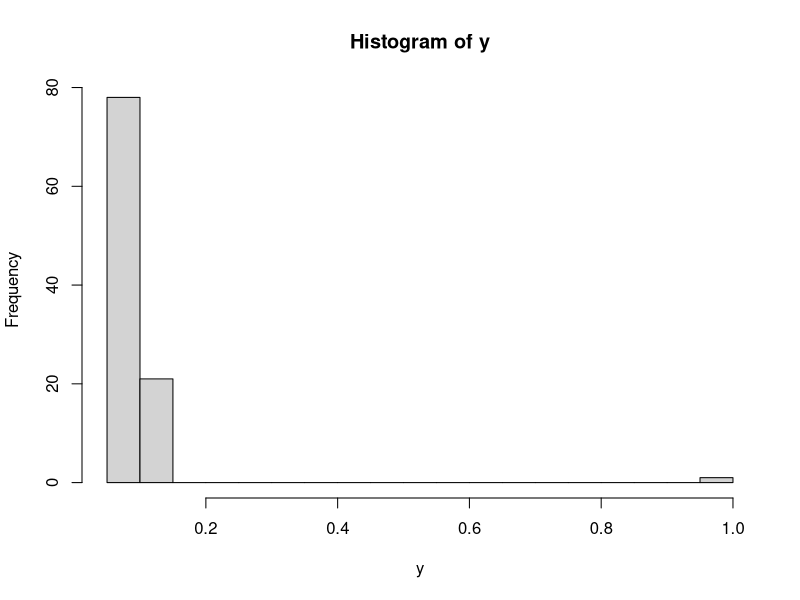
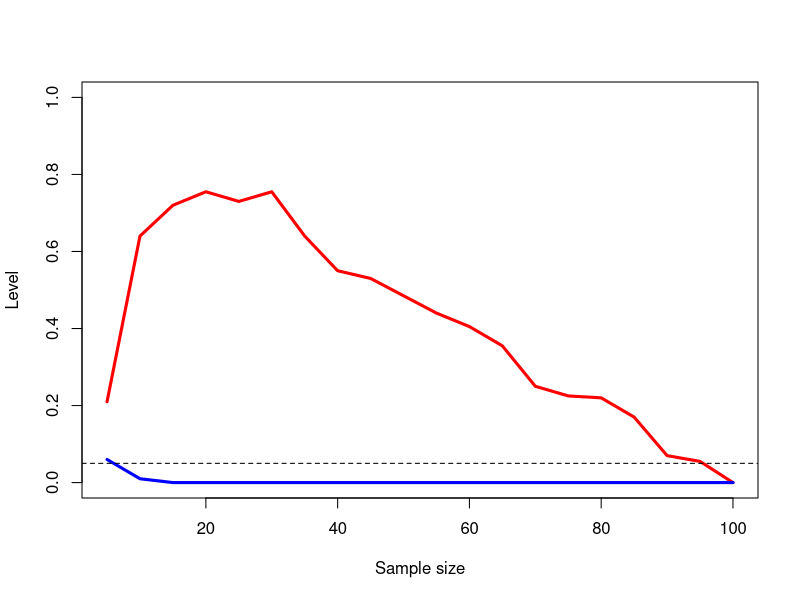

Recreate these plots in R, in order.
## ---- chunk 1

B <- 200
y <- c(rnorm(99, mean = .1, sd = .01), 1)
y <- y - mean(y) + .1
hist(y, breaks = 30)
n_grid <- seq(5, 100, by = 5)

gaffke_level <- rep(NA, length(n_grid))
t_level <- rep(NA, length(n_grid))

for(j in 1:length(n_grid)){
  p_ttest <- rep(NA, 200)
  p_gaffke <- rep(NA, 200)
  for(i in 1:200){
    Y <- sample(y, size = n_grid[j])
    p_ttest[i] <- t.test(x = Y, mu = .1)$p.value
    Z <- matrix(rexp(n = B * n_grid[j]), nrow = B, ncol = n_grid[j]) 
    D <- Z / rowSums(Z)
    p_gaffke[i] <- 1/B * sum(D %*% Y <= 0.1)
  }
  t_level[j] <- mean(p_ttest < .05)
  gaffke_level[j] <- mean(p_gaffke < .05)
}

plot(x = n_grid, y = t_level, ylim = c(0,1), col = "red", type = 'l', lwd = 3, xlab = "Sample size", ylab = "Level")
points(x = n_grid, y = gaffke_level, col = "blue", type = 'l', lwd = 3)
abline(0.05, 0, lty = "dashed")
